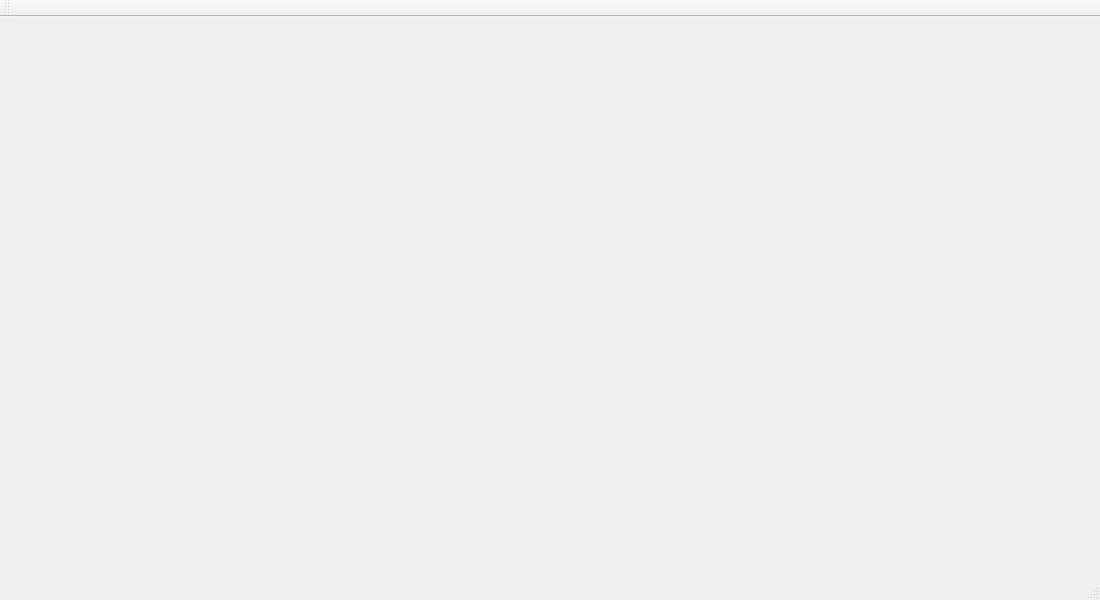
<?xml version="1.0" encoding="UTF-8"?>
<ui version="4.0">
 <class>ClientClass</class>
 <widget class="QMainWindow" name="ClientClass">
  <property name="geometry">
   <rect>
    <x>0</x>
    <y>0</y>
    <width>1100</width>
    <height>600</height>
   </rect>
  </property>
  <property name="font">
   <font>
    <family>Arial</family>
    <pointsize>10</pointsize>
    <bold>true</bold>
   </font>
  </property>
  <property name="windowTitle">
   <string>Client</string>
  </property>
  <widget class="QWidget" name="centralWidget"/>
  <widget class="QMenuBar" name="menuBar">
   <property name="geometry">
    <rect>
     <x>0</x>
     <y>0</y>
     <width>1100</width>
     <height>21</height>
    </rect>
   </property>
  </widget>
  <widget class="QToolBar" name="mainToolBar">
   <attribute name="toolBarArea">
    <enum>TopToolBarArea</enum>
   </attribute>
   <attribute name="toolBarBreak">
    <bool>false</bool>
   </attribute>
  </widget>
  <widget class="QStatusBar" name="statusBar"/>
 </widget>
 <layoutdefault spacing="6" margin="11"/>
 <resources>
  <include location="Client.qrc"/>
 </resources>
 <connections/>
</ui>
